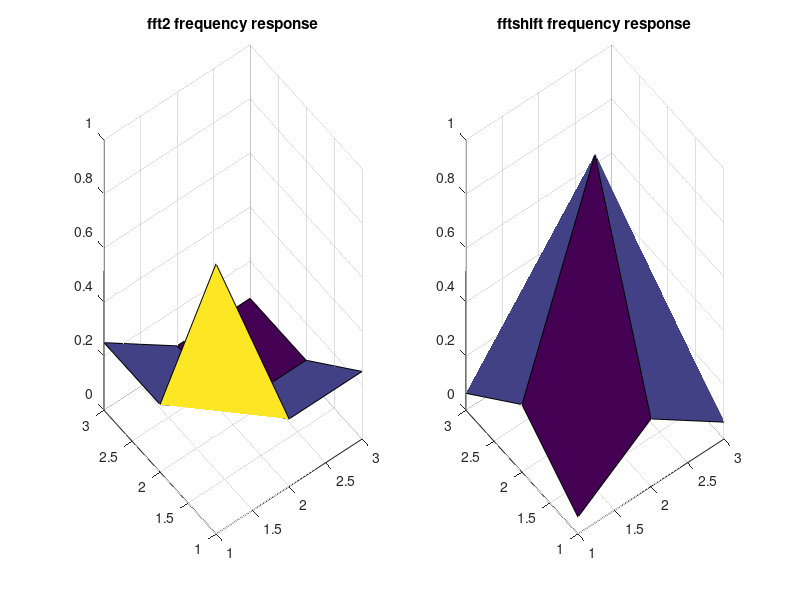

The MATLAB source for this figure: (Note: this script raises an error after producing the figure.)
clear all
close all
clc
path( path, 'data/images' );
%frequency response of filter
W1=[1,2,1;2,4,2;1,2,1];
W1=W1/(sum(sum(W1)));   %normalization
fr=fft2(W1);            %frequency response
frs=fftshift(fr);       %adjust the frequency response
figure
subplot(1,2,1);
surf(abs(fr));
title('fft2 frequency response');
subplot(1,2,2);
surf(abs(frs));
title('fftshift frequency response');
saveas(gcf,'data\results\Prefilter.fig');
%filter the test image
tim=double(imread ('satpic1.bmp'))/256;
[height,width,dim]=size(tim);
ptim=prefilterlowpass2d(tim,W1);    %filter the original image
figure
subplot(2,2,1);
imshow( tim, [0 1] );
title('Unfiltered image');
subplot(2,2,2);
imshow( ptim, [0 1] );
title('Filtered image');

%subsample the image
ptim=downsample(ptim,2);
ptim=permute(ptim,[2,1,3]);
ptim=downsample(ptim,2);
ptim=permute(ptim,[2,1,3]);
[dheight,dwidth,ddim]=size(ptim);
subplot(2,2,3);
imshow(ptim,[0 1]);
title('downsampled image');
ptim=upsample(ptim,2);
ptim=permute(ptim,[2,1,3]);
ptim=upsample(ptim,2);
ptim=permute(ptim,[2,1,3]);
[uheight,uwidth,udim]=size(ptim);
subplot(2,2,4);
imshow(ptim,[0 1]);
title('upsampled image');

%PSNR mit prefilter
prtim=prefilterlowpass2d(ptim,W1)*4;
pmse=calcMSE(height,width,dim,tim,prtim);
ppsnr=calcPSNR(pmse,1);
figure
subplot(1,3,1);
imshow(tim,[0 1]);
title('Original image')
subplot(1,3,2);
imshow(prtim,[0 1]);
title('Prefiltered image')

wtim=tim;
wtim=downsample(wtim,2);
wtim=permute(wtim,[2,1,3]);
wtim=downsample(wtim,2);
wtim=permute(wtim,[2,1,3]);
wtim=upsample(wtim,2);
wtim=permute(wtim,[2,1,3]);
wtim=upsample(wtim,2);
wtim=permute(wtim,[2,1,3]);
wrtim=prefilterlowpass2d(wtim,W1)*4;
wmse=calcMSE(height,width,dim,tim,wrtim);
wpsnr=calcPSNR(wmse,1);
subplot(1,3,3);
imshow(wrtim,[0 1]);
title('Image without prefilter');

fprintf('The PSNR of prefiltered image is %f dB\n', ppsnr);
fprintf('The PSNR of unprefiltered image is %f dB',wpsnr);





